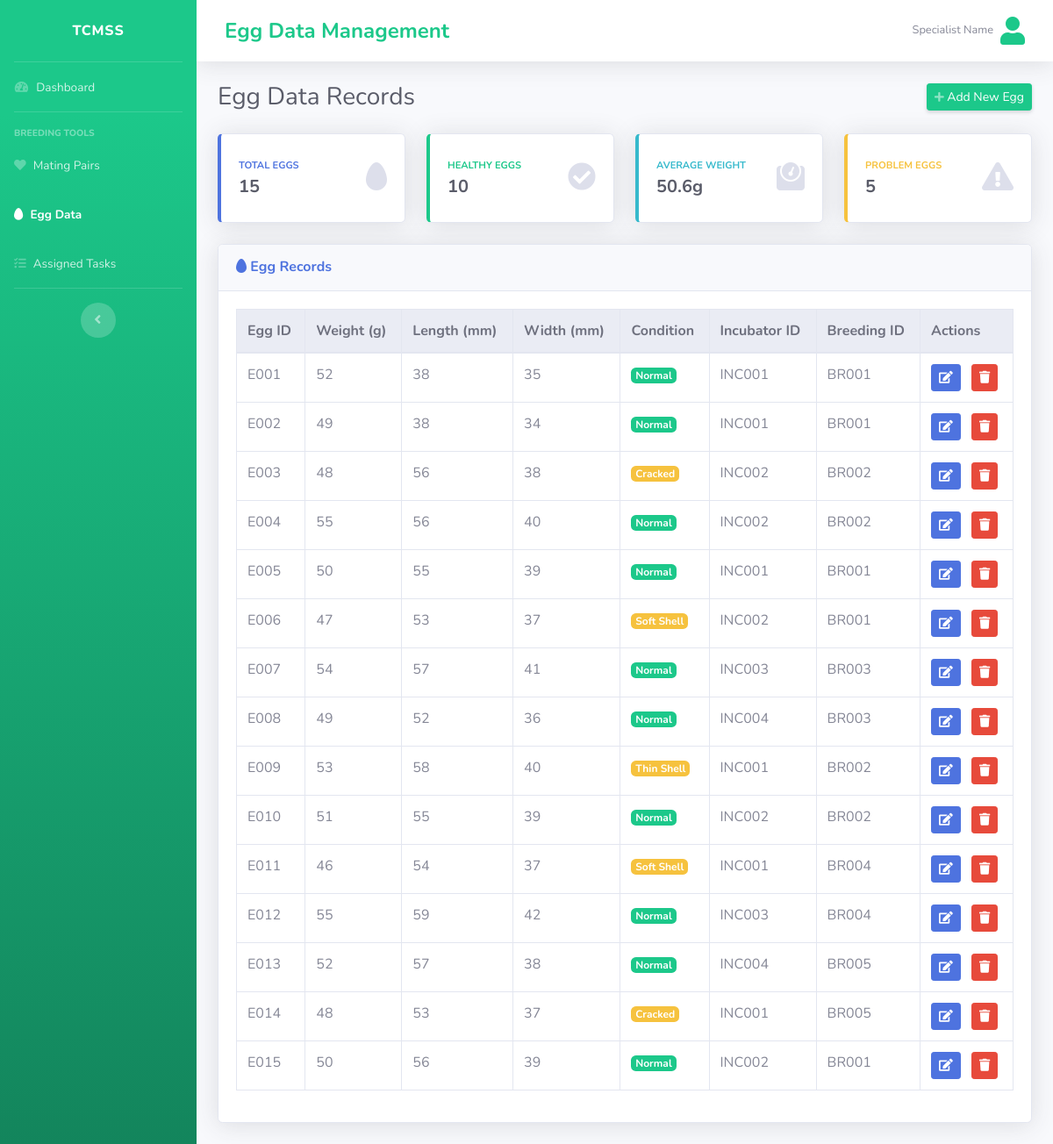
The page /egg_data.php on the database its author committed.
### tables this page shows
CREATE TABLE `tbleggdetails` (
  `ceggid` varchar(8) NOT NULL,
  `nweight` decimal(10,0) DEFAULT NULL,
  `nlength` decimal(10,0) DEFAULT NULL,
  `nwidth` decimal(10,0) DEFAULT NULL,
  `ceggcondition` varchar(40) DEFAULT NULL,
  `cincubatorid` varchar(8) DEFAULT NULL,
  `cbreedingid` varchar(8) DEFAULT NULL
);

### egg_data.php (the view, shortened to what this page needs)
<?php
require_once __DIR__ . '/config/database.php';
$eggs = [];
$stmt = $mysqli->prepare("SELECT ceggid, nweight, nlength, nwidth, ceggcondition, cincubatorid, cbreedingid FROM tbleggdetails ORDER BY ceggid");
$stmt->execute();
$result = $stmt->get_result();
while ($row = $result->fetch_assoc()) {
    $eggs[] = $row;
}
$total_eggs = count($eggs);
$healthy_eggs = 0;
$problem_eggs = 0;
$total_weight = 0;
$weight_count = 0;
foreach ($eggs as $egg) {
    if ($egg['ceggcondition'] === 'Normal') {
        $healthy_eggs++;
    } else {
        $problem_eggs++;
    }
    if ($egg['nweight'] && $egg['nweight'] > 0) {
        $total_weight += $egg['nweight'];
        $weight_count++;
    }
}
$avg_weight = $weight_count > 0 ? round($total_weight / $weight_count, 1) : 0;
?>
<!DOCTYPE html>
<html lang="en">
<head>
    <link href="vendor/fontawesome-free/css/all.min.css" rel="stylesheet" type="text/css">
    <link href="css/sb-admin-2.min.css" rel="stylesheet">
</head>
<body id="page-top">
    <div id="wrapper">
        <ul class="navbar-nav bg-gradient-success sidebar sidebar-dark accordion" id="accordionSidebar">
            <a class="sidebar-brand d-flex align-items-center justify-content-center" href="BSDashboard.php">
                <div class="sidebar-brand-icon rotate-n-15">
                </div>
                <div class="sidebar-brand-text mx-3">TCMSS</div>
            </a>
            <hr class="sidebar-divider my-0">
            <li class="nav-item">
                <a class="nav-link" href="BSDashboard.php">
                    <i class="fas fa-fw fa-tachometer-alt"></i>
                    <span>Dashboard</span></a>
            </li>
            <hr class="sidebar-divider">
            <div class="sidebar-heading">Breeding Tools</div>
            <li class="nav-item">
                <a class="nav-link" href="mating_pair.php">
                    <i class="fas fa-heart"></i>
                    <span>Mating Pairs</span></a>
            </li>
            <li class="nav-item active">
                <a class="nav-link" href="egg_data.php">
                    <i class="fas fa-egg"></i>
                    <span>Egg Data</span></a>
            </li>
            <li class="nav-item">
                <a class="nav-link" href="assigned_tasks_BS.php">
                    <i class="fas fa-tasks"></i>
                    <span>Assigned Tasks</span></a>
            </li>
            <hr class="sidebar-divider d-none d-md-block">
            <div class="text-center d-none d-md-inline">
                <button class="rounded-circle border-0" id="sidebarToggle"></button>
            </div>
        </ul>
        <div id="content-wrapper" class="d-flex flex-column">
            <div id="content">
                <nav class="navbar navbar-expand navbar-light bg-white topbar mb-4 static-top shadow">
                    <h4 class="ml-3 mt-2 text-success font-weight-bold d-inline-block">Egg Data Management</h4>
                    <ul class="navbar-nav ml-auto">
                        <li class="nav-item dropdown no-arrow">
                            <a class="nav-link dropdown-toggle" href="#" id="userDropdown" role="button" data-toggle="dropdown" aria-haspopup="true" aria-expanded="false">
                                <span class="mr-2 d-none d-lg-inline text-gray-600 small">Specialist Name</span>
                                <i class="fas fa-user fa-2x text-success img-profile rounded-circle"></i>
                            </a>
                        </li>
                    </ul>
                </nav>
                <div class="container-fluid">
                    <div class="d-sm-flex align-items-center justify-content-between mb-4">
                        <h1 class="h3 mb-0 text-gray-800">Egg Data Records</h1>
                        <button class="d-none d-sm-inline-block btn btn-sm btn-success shadow-sm" data-toggle="modal" data-target="#addEggModal">
                            <i class="fas fa-plus fa-sm text-white-50"></i> Add New Egg
                        </button>
                    </div>
                    <div class="row">
                        <div class="col-xl-3 col-md-6 mb-4">
                            <div class="card border-left-primary shadow h-100 py-2">
                                <div class="card-body">
                                    <div class="row no-gutters align-items-center">
                                        <div class="col mr-2">
                                            <div class="text-xs font-weight-bold text-primary text-uppercase mb-1">Total Eggs</div>
                                            <div class="h5 mb-0 font-weight-bold text-gray-800"><?php echo $total_eggs; ?></div>
                                        </div>
                                        <div class="col-auto">
                                            <i class="fas fa-egg fa-2x text-gray-300"></i>
                                        </div>
                                    </div>
                                </div>
                            </div>
                        </div>
                        <div class="col-xl-3 col-md-6 mb-4">
                            <div class="card border-left-success shadow h-100 py-2">
                                <div class="card-body">
                                    <div class="row no-gutters align-items-center">
                                        <div class="col mr-2">
                                            <div class="text-xs font-weight-bold text-success text-uppercase mb-1">Healthy Eggs</div>
                                            <div class="h5 mb-0 font-weight-bold text-gray-800"><?php echo $healthy_eggs; ?></div>
                                        </div>
                                        <div class="col-auto">
                                            <i class="fas fa-check-circle fa-2x text-gray-300"></i>
                                        </div>
                                    </div>
                                </div>
                            </div>
                        </div>
                        <div class="col-xl-3 col-md-6 mb-4">
                            <div class="card border-left-info shadow h-100 py-2">
                                <div class="card-body">
                                    <div class="row no-gutters align-items-center">
                                        <div class="col mr-2">
                                            <div class="text-xs font-weight-bold text-info text-uppercase mb-1">Average Weight</div>
                                            <div class="h5 mb-0 font-weight-bold text-gray-800"><?php echo $avg_weight; ?>g</div>
                                        </div>
                                        <div class="col-auto">
                                            <i class="fas fa-weight fa-2x text-gray-300"></i>
                                        </div>
                                    </div>
                                </div>
                            </div>
                        </div>
                        <div class="col-xl-3 col-md-6 mb-4">
                            <div class="card border-left-warning shadow h-100 py-2">
                                <div class="card-body">
                                    <div class="row no-gutters align-items-center">
                                        <div class="col mr-2">
                                            <div class="text-xs font-weight-bold text-warning text-uppercase mb-1">Problem Eggs</div>
                                            <div class="h5 mb-0 font-weight-bold text-gray-800"><?php echo $problem_eggs; ?></div>
                                        </div>
                                        <div class="col-auto">
                                            <i class="fas fa-exclamation-triangle fa-2x text-gray-300"></i>
                                        </div>
                                    </div>
                                </div>
                            </div>
                        </div>
                    </div>
                    <div class="card shadow mb-4">
                        <div class="card-header py-3 d-flex flex-row align-items-center justify-content-between">
                            <h6 class="m-0 font-weight-bold text-primary"><i class="fas fa-egg"></i> Egg Records</h6>
                        </div>
                        <div class="card-body">
                            <div class="table-responsive">
                                <table class="table table-bordered" width="100%" cellspacing="0">
                                    <thead class="thead-light">
                                        <tr>
                                            <th>Egg ID</th>
                                            <th>Weight (g)</th>
                                            <th>Length (mm)</th>
                                            <th>Width (mm)</th>
                                            <th>Condition</th>
                                            <th>Incubator ID</th>
                                            <th>Breeding ID</th>
                                            <th>Actions</th>
                                        </tr>
                                    </thead>
                                    <tbody>
                                        <?php foreach ($eggs as $egg): ?>
                                        <tr data-egg-id="<?php echo htmlspecialchars($egg['ceggid']); ?>">
                                            <td><?php echo htmlspecialchars($egg['ceggid']); ?></td>
                                            <td><?php echo $egg['nweight'] ? htmlspecialchars($egg['nweight']) : '-'; ?></td>
                                            <td><?php echo $egg['nlength'] ? htmlspecialchars($egg['nlength']) : '-'; ?></td>
                                            <td><?php echo $egg['nwidth'] ? htmlspecialchars($egg['nwidth']) : '-'; ?></td>
                                            <td>
                                                <?php if ($egg['ceggcondition']): ?>
                                                    <span class="badge badge-<?php echo $egg['ceggcondition'] === 'Normal' ? 'success' : 'warning'; ?>">
                                                        <?php echo htmlspecialchars($egg['ceggcondition']); ?>
                                                    </span>
                                                <?php else: ?>
                                                    -
                                                <?php endif; ?>
                                            </td>
                                            <td><?php echo $egg['cincubatorid'] ? htmlspecialchars($egg['cincubatorid']) : '-'; ?></td>
                                            <td><?php echo $egg['cbreedingid'] ? htmlspecialchars($egg['cbreedingid']) : '-'; ?></td>
                                            <td>
                                                <button class="btn btn-sm btn-primary mr-2" data-toggle="modal" data-target="#editEggModal"
                                                        onclick="populateEditForm('<?php echo htmlspecialchars($egg['ceggid']); ?>', '<?php echo htmlspecialchars($egg['nweight']); ?>', '<?php echo htmlspecialchars($egg['nlength']); ?>', '<?php echo htmlspecialchars($egg['nwidth']); ?>', '<?php echo htmlspecialchars($egg['ceggcondition']); ?>', '<?php echo htmlspecialchars($egg['cincubatorid']); ?>', '<?php echo htmlspecialchars($egg['cbreedingid']); ?>')">
                                                    <i class="fas fa-edit"></i>
                                                </button>
                                                <button type="button" class="btn btn-sm btn-danger" onclick="deleteEgg('<?php echo htmlspecialchars($egg['ceggid']); ?>')">
                                                    <i class="fas fa-trash"></i>
                                                </button>
                                            </td>
                                        </tr>
                                        <?php endforeach; ?>
                                    </tbody>
                                </table>
                            </div>
                        </div>
                    </div>
                </div>
            </div>
        </div>
    </div>
</body>
</html>

### rows shown on the page
tbleggdetails: ceggid "E001", nweight "52", nlength "38", nwidth "35", ceggcondition "Normal", cincubatorid "INC001", cbreedingid "BR001"
tbleggdetails: ceggid "E002", nweight "49", nlength "38", nwidth "34", ceggcondition "Normal", cincubatorid "INC001", cbreedingid "BR001"
tbleggdetails: ceggid "E003", nweight "48", nlength "56", nwidth "38", ceggcondition "Cracked", cincubatorid "INC002", cbreedingid "BR002"
tbleggdetails: ceggid "E004", nweight "55", nlength "56", nwidth "40", ceggcondition "Normal", cincubatorid "INC002", cbreedingid "BR002"
tbleggdetails: ceggid "E005", nweight "50", nlength "55", nwidth "39", ceggcondition "Normal", cincubatorid "INC001", cbreedingid "BR001"
tbleggdetails: ceggid "E006", nweight "47", nlength "53", nwidth "37", ceggcondition "Soft Shell", cincubatorid "INC002", cbreedingid "BR001"
tbleggdetails: ceggid "E007", nweight "54", nlength "57", nwidth "41", ceggcondition "Normal", cincubatorid "INC003", cbreedingid "BR003"
tbleggdetails: ceggid "E008", nweight "49", nlength "52", nwidth "36", ceggcondition "Normal", cincubatorid "INC004", cbreedingid "BR003"
tbleggdetails: ceggid "E009", nweight "53", nlength "58", nwidth "40", ceggcondition "Thin Shell", cincubatorid "INC001", cbreedingid "BR002"
tbleggdetails: ceggid "E010", nweight "51", nlength "55", nwidth "39", ceggcondition "Normal", cincubatorid "INC002", cbreedingid "BR002"
tbleggdetails: ceggid "E011", nweight "46", nlength "54", nwidth "37", ceggcondition "Soft Shell", cincubatorid "INC001", cbreedingid "BR004"
tbleggdetails: ceggid "E012", nweight "55", nlength "59", nwidth "42", ceggcondition "Normal", cincubatorid "INC003", cbreedingid "BR004"
tbleggdetails: ceggid "E013", nweight "52", nlength "57", nwidth "38", ceggcondition "Normal", cincubatorid "INC004", cbreedingid "BR005"
tbleggdetails: ceggid "E014", nweight "48", nlength "53", nwidth "37", ceggcondition "Cracked", cincubatorid "INC001", cbreedingid "BR005"
tbleggdetails: ceggid "E015", nweight "50", nlength "56", nwidth "39", ceggcondition "Normal", cincubatorid "INC002", cbreedingid "BR001"

### other values the page prints
$total_eggs "15"
$healthy_eggs "10"
$avg_weight "50.6"
$problem_eggs "5"
